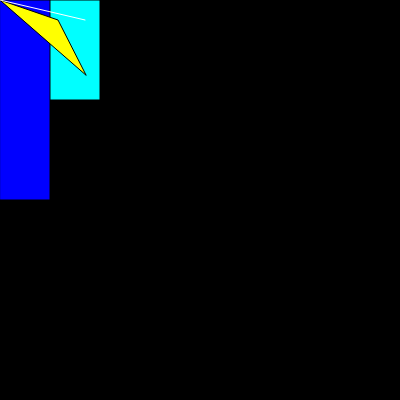
Frame 1 (no input)
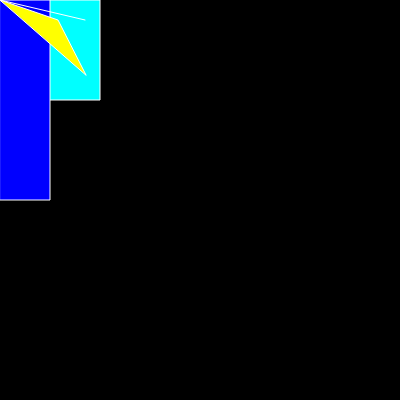
Frame 60 (no input)
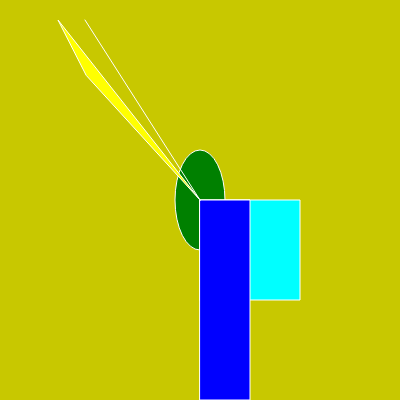
Frame 120 (the mouse pressed at the canvas centre since frame 60)

The p5.js sketch that drew these frames (run headless with seeded random() and noise() and a simulated clock; from frame 60 on, the mouse is pressed at the canvas centre):

// p5.js sketch
// ── sketch.js



function setup() {
  createCanvas(400, 400);
}

function draw() {
  background(mouseY,mouseX,mouseX-mouseY);
  fill("green") 
  ellipse(mouseX,mouseY,50,100);
  fill("blue")
  rect(mouseX,mouseY,50,100);
  fill("cyan")
  rect(mouseX,mouseY,100);
  fill("blue")
  rect(mouseX,mouseY,50,200);
  fill("yellow")
  triangle(mouseX, mouseY, 58, 20, 86, 75);

  stroke(500);
  line(mouseX, mouseY, 85, 20);

}
